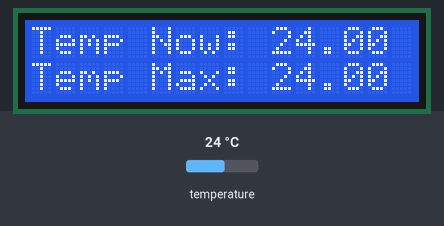
Recording of a sketch running on a simulated Arduino Uno, built with avr-gcc and run on an emulated ATmega328P. Parts: 16×2 character LCD. The inputs (shaded band) are chosen by the test bench; at power-on: temperature 24 °C.

Above: at 3.2 s.
3.3 s: temperature set to 12 °C
At 5.8 s:
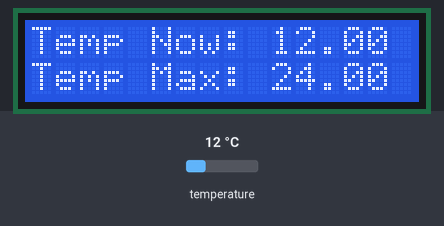
6.1 s: temperature set to 19 °C
At 10.3 s:
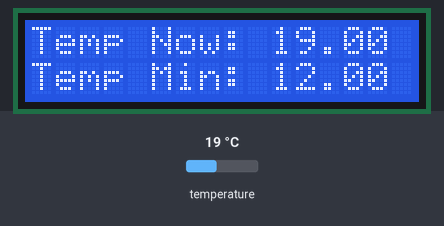
11.4 s: temperature set to 28 °C
At 13.0 s:
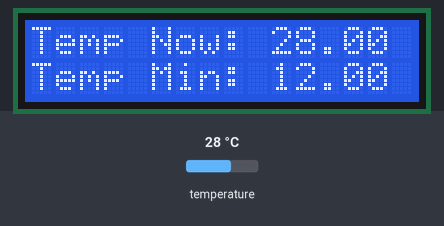
Timing chart, 0 to 14.5 s (numbered marks = the images above; inputs shaded):
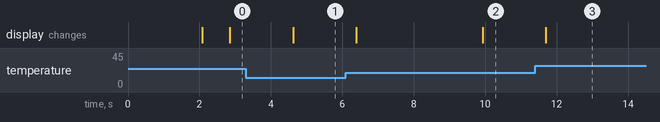

The sketch:

thermoAnalysis.ino
```cpp
#include <OneWire.h>
#include <DallasTemperature.h>
#include <LiquidCrystal.h>
#include <float.h>

#define ONE_WIRE_BUS 2
#define TMP_SENSORS 1

OneWire oneWire(ONE_WIRE_BUS);
DallasTemperature sensors(&oneWire);
LiquidCrystal lcd(12, 11, 6, 5, 4, 3);

void updateDisplay(float currentTemp);
void welcomeDisplay();

float temperatureMax = FLT_MIN;
float temperatureMin = FLT_MAX;
int loopCount = 0;

void setup(void)
{
  sensors.begin();
  welcomeDisplay();
}

void loop(void)
{
  sensors.requestTemperatures(); // Send the command to get temperature readings

  float temperature = sensors.getTempCByIndex(0);
  temperatureMax = max(temperature, temperatureMax);
  temperatureMin = min(temperature, temperatureMin);
  loopCount = (++loopCount) % 10;

  updateDisplay(temperature, temperatureMax, temperatureMin, loopCount / 5);

  delay(1000);
}

void updateDisplay(float temp, float tempMax, float tempMin, int currentCycle)
{
  lcd.setCursor(0,0);
  lcd.print("Temp Now: ");
  lcd.print(temp);

  lcd.setCursor(0,1);

  switch (currentCycle)
  {
    case 0:
      lcd.print("Temp Max: ");
      lcd.print(tempMax);
      break;
    case 1:
      lcd.print("Temp Min: ");
      lcd.print(tempMin);
      break;
  }
}

void welcomeDisplay()
{
  lcd.begin(16,2);
  lcd.print("Thermometer");
  lcd.setCursor(0,1);
  lcd.print("Initialized");

  delay(2000);

  lcd.clear();
}
```

Measured:
- after the input at 3.3 s, the display: changes after 1.3 s (image 1)
- after the input at 6.1 s, the display: first changes after 0.29 s (image 2 shows a later state)
- after the input at 11.4 s, the display: changes after 0.30 s (image 3)
